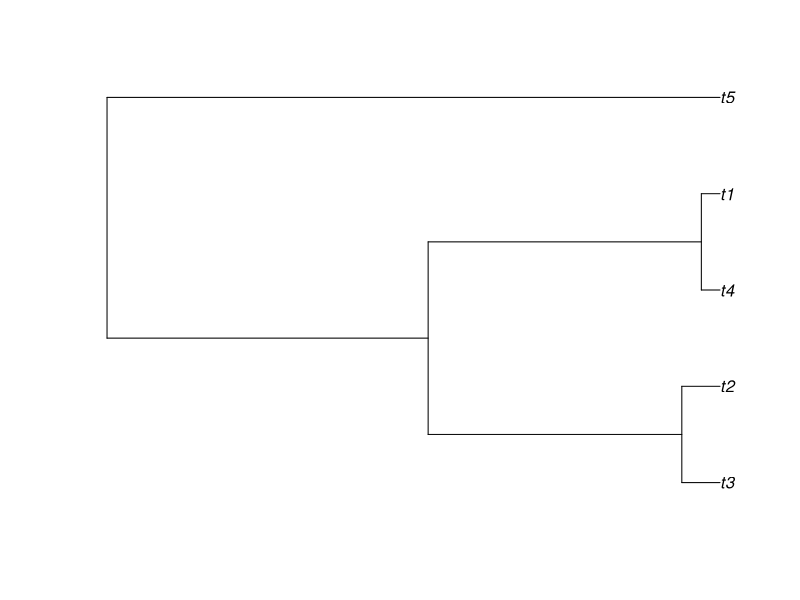
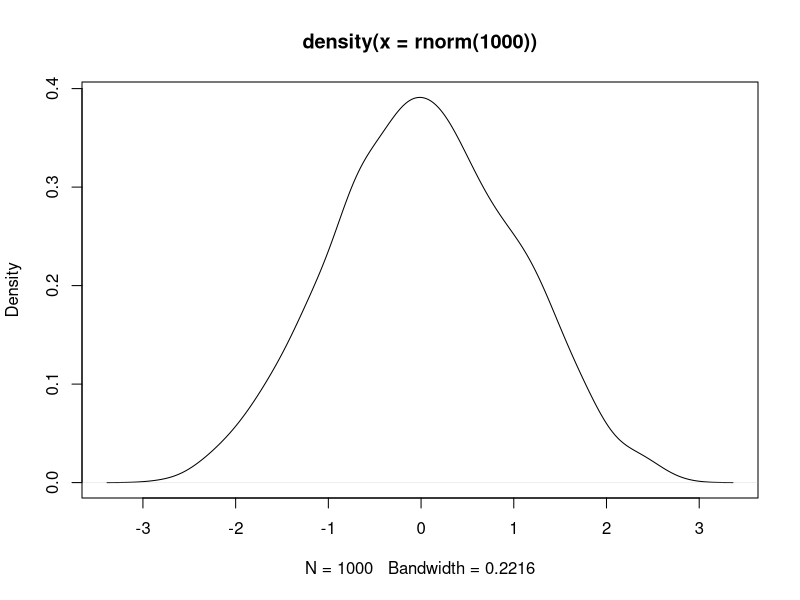

Recreate these plots in R, in order.
## ---- chunk 1
2+3
library(ape)
plot(rcoal(5))
## ---- chunk 2
plot(density(rnorm(1000)))
